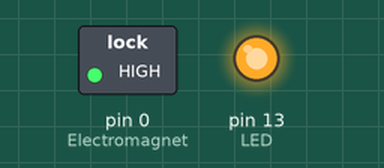
This sketch was run on a simulated Arduino Uno, built with avr-gcc and run on an emulated ATmega328P. On the bench: switched loads named in the sketch (green lamp = pin HIGH), output pins drawn as LEDs (lit = HIGH).

Above: at 1.5 s.
At 4.5 s:
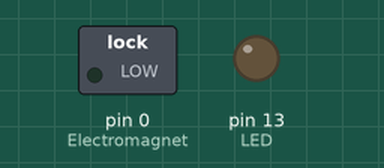
Timing chart, 0 to 7.8 s (numbered marks = the images above):
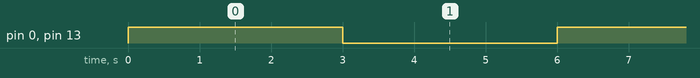

Measured:
- by itself, pin 0 (Electromagnet), pin 13 (LED): alternates HIGH for 3.0 s and LOW for 3.0 s

The sketch:

electromagnet.ino
```cpp
int Electromagnet = 0;
int LED = 13;

void setup() {
  // put your setup code here, to run once:
  pinMode(Electromagnet, OUTPUT); //initalize digital pin as output
  pinMode(LED, OUTPUT);

}

void loop() {
    digitalWrite(Electromagnet, HIGH);  // turn the Electromagnet on (HIGH is the voltage level)
    digitalWrite(LED, HIGH);            // turn the LED on (HIGH is the voltage level)
    delay(3000);                        // wait for three seconds
    digitalWrite(Electromagnet, LOW);   // turn the Electromagnet off by making the voltage LOW
    digitalWrite(LED, LOW);             // turn the LED off by making the voltage LOW
    delay(3000);                        // wait for three seconds

}
```
